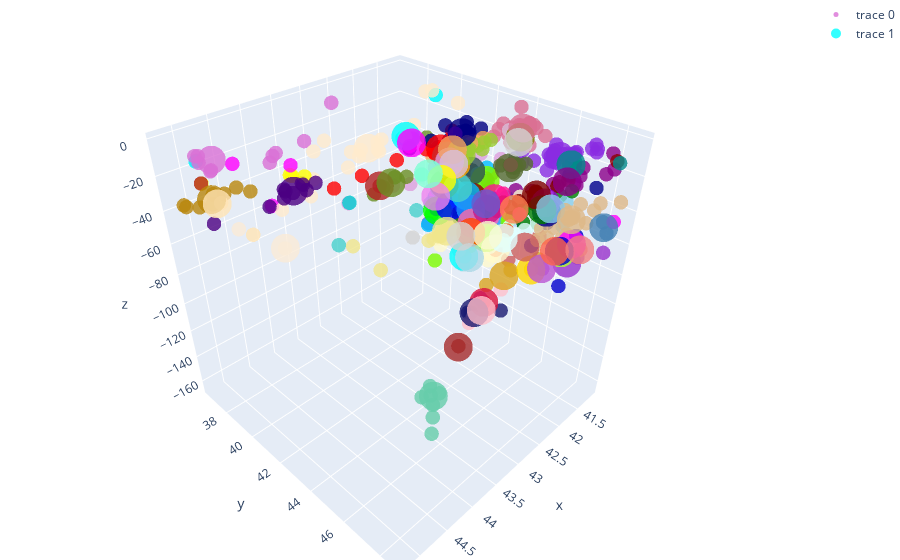

Notebook code cell kept with this figure:
### Code cell
fig = go.Figure(
    data=[
        
            go.Scatter3d(
            x=SeisData1[0],
            y=SeisData1[1],
            z=-SeisData1[2],
            mode='markers',
            marker=dict(
            size=5,
            color=colorArray,   
            opacity=0.8
    )
      ), go.Scatter3d(
                x=pd.DataFrame(cent[:, 0:1])[0],
                y=pd.DataFrame(cent[:, 1:2])[0],
                z=-pd.DataFrame(cent[:, 2:3])[0],
                mode='markers', 
                marker=dict( size=10, color=colors[:NumberClust], opacity=0.8 )
)
    
])

# tight layout
fig.update_layout(margin=dict(l=0, r=0, b=0, t=0))
fig.show()

### Figure 1 — Plotly figure (JSON) as saved in the notebook; plotly's stock layout.template omitted (floating-point values rounded to 4 significant figures; data arrays with more than 128 entries replaced by an {"elided": "..."} marker saying what was removed)
{"data": [{"marker": {"color": {"elided": "529 str values"}, "opacity": 0.8, "size": 5}, "mode": "markers", "type": "scatter3d", "x": {"elided": "529 float values"}, "y": {"elided": "529 float values"}, "z": {"elided": "529 float values"}}, {"marker": {"color": ["aqua", "blanchedalmond", "lime", "blue", "blueviolet", "chartreuse", "crimson", "cyan", "darkblue", "darkcyan", "darkgoldenrod", "darkslategray", "darkgreen", "darkmagenta", "darkorange", "darkorchid", "darkred", "darkturquoise", "darkviolet", "deeppink", "deepskyblue", "dodgerblue", "goldenrod", "greenyellow", "firebrick", "forestgreen", "fuchsia", "gold", "hotpink", "indianred", "green", "indigo", "lawngreen", "magenta", "maroon", "mediumblue", "mediumorchid", "midnightblue", "mediumaquamarine", "mediumturquoise", "mediumvioletred", "moccasin", "pink", "steelblue", "olive", "orange", "orchid", "palevioletred", "red", "yellowgreen", "navy", "plum", "sandybrown", "thistle", "tomato", "yellow", "skyblue", "orangered", "olivedrab", "coral", "antiquewhite", "darkolivegreen", "violet", "khaki", "brown", "burlywood", "aquamarine", "slateblue", "lemonchiffon", "lightblue", "lightcoral", "lightcyan", "lightgoldenrodyellow", "lightgray", "lightgrey"], "opacity": 0.8, "size": 10}, "mode": "markers", "type": "scatter3d", "x": [42.49, 43.25, 43.36, 43.36, 41.74, 42.59, 42.95, 43.0, 42.55, 41.51, 44.88, 42.41, 42.61, 42.25, 42.57, 41.79, 43.21, 42.64, 42.25, 42.98, 43.34, 43.14, 42.53, 42.27, 43.2, 42.65, 42.54, 42.02, 42.98, 42.31, 42.1, 44.0, 43.12, 42.16, 41.83, 41.79, 42.56, 43.1, 43.55, 42.4, 42.31, 44.77, 42.8, 41.27, 41.36, 42.57, 44.85, 41.34, 42.62, 42.52, 42.03, 42.82, 42.53, 42.55, 42.56, 42.67, 41.81, 43.26, 42.93, 42.27, 44.6, 41.45, 42.61, 43.34, 43.34, 42.06, 42.38, 42.6, 42.93, 43.12, 41.81, 42.99, 42.91, 42.91, 41.48], "y": [40.89, 41.13, 44.98, 45.54, 46.63, 45.23, 46.41, 45.43, 47.84, 46.75, 37.54, 44.11, 45.09, 47.95, 43.62, 47.7, 46.12, 43.45, 47.21, 46.54, 46.16, 45.92, 46.34, 48.17, 41.55, 43.43, 41.35, 46.57, 45.64, 46.71, 46.84, 39.19, 46.64, 48.36, 46.02, 47.3, 47.99, 46.32, 45.61, 43.49, 44.81, 37.26, 46.0, 48.18, 44.05, 43.75, 37.88, 44.07, 43.08, 43.87, 42.66, 44.07, 43.45, 43.59, 48.4, 43.35, 46.67, 46.28, 41.35, 45.95, 40.84, 43.84, 42.9, 45.37, 46.24, 48.02, 41.87, 45.35, 46.68, 45.99, 48.18, 47.07, 46.25, 45.02, 44.22], "z": [-13.86, -9.957, -23.59, -18.21, -10.01, -17.45, -76.19, -53.06, -22.14, -16.81, -33.0, -20.43, -33.0, -10.04, -14.29, -65.54, -13.1, -12.09, -25.04, -15.02, -9.98, -21.34, -68.26, -47.49, -30.0, -27.72, -15.08, -72.83, -33.0, -52.18, -33.01, -33.0, -33.0, -43.3, -33.01, -60.58, -52.36, -80.18, -133.7, -33.0, -40.47, -38.85, -87.65, -49.91, -14.99, -16.07, -9.994, -9.992, -9.985, -9.988, -9.982, -9.975, -9.99, -17.09, -39.9, -24.99, -38.19, -29.69, -33.07, -35.03, -47.52, -33.0, -38.15, -33.0, -98.06, -33.0, -33.02, -29.87, -42.2, -48.04, -53.98, -33.0, -37.47, -45.31, -15.87]}], "layout": {"margin": {"b": 0, "l": 0, "r": 0, "t": 0}}}
